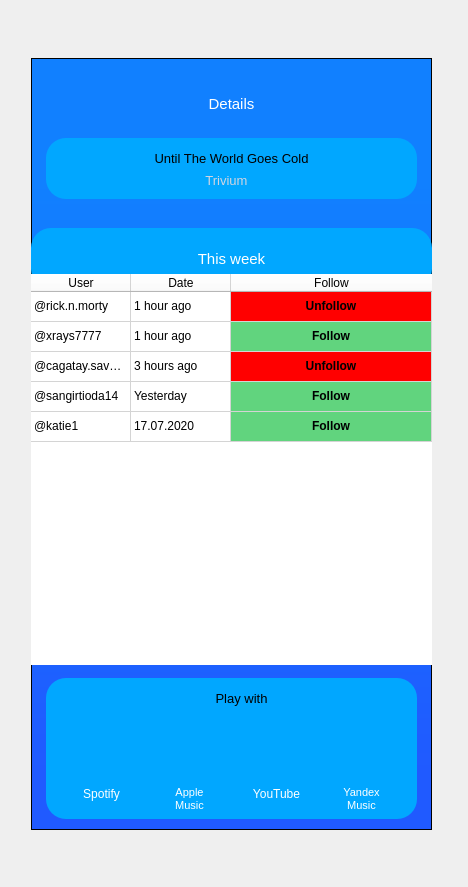
<?xml version="1.0" encoding="UTF-8"?>
<ui version="4.0">
 <class>MAIN</class>
 <widget class="QWidget" name="MAIN">
  <property name="geometry">
   <rect>
    <x>0</x>
    <y>0</y>
    <width>468</width>
    <height>887</height>
   </rect>
  </property>
  <property name="minimumSize">
   <size>
    <width>468</width>
    <height>887</height>
   </size>
  </property>
  <property name="maximumSize">
   <size>
    <width>468</width>
    <height>887</height>
   </size>
  </property>
  <property name="windowTitle">
   <string>Apollo</string>
  </property>
  <widget class="QLabel" name="label">
   <property name="geometry">
    <rect>
     <x>0</x>
     <y>0</y>
     <width>463</width>
     <height>901</height>
    </rect>
   </property>
   <property name="minimumSize">
    <size>
     <width>463</width>
     <height>901</height>
    </size>
   </property>
   <property name="maximumSize">
    <size>
     <width>463</width>
     <height>901</height>
    </size>
   </property>
   <property name="text">
    <string/>
   </property>
   <property name="pixmap">
    <pixmap>img/phone.png</pixmap>
   </property>
   <property name="scaledContents">
    <bool>true</bool>
   </property>
  </widget>
  <widget class="QFrame" name="detailsFrame">
   <property name="geometry">
    <rect>
     <x>31</x>
     <y>58</y>
     <width>401</width>
     <height>772</height>
    </rect>
   </property>
   <property name="styleSheet">
    <string notr="true">background: qlineargradient(spread:pad, x1:0, y1:1, x2:0, y2:0, stop:0.0738636 #205AFF, stop:0.840909 #1180FF);</string>
   </property>
   <property name="frameShape">
    <enum>QFrame::StyledPanel</enum>
   </property>
   <property name="frameShadow">
    <enum>QFrame::Raised</enum>
   </property>
   <widget class="QPushButton" name="detailsSlot1">
    <property name="geometry">
     <rect>
      <x>15</x>
      <y>80</y>
      <width>371</width>
      <height>61</height>
     </rect>
    </property>
    <property name="styleSheet">
     <string notr="true">background-color: #01A7FF;
border:0px;
border-radius:20px;</string>
    </property>
    <property name="text">
     <string/>
    </property>
   </widget>
   <widget class="QLabel" name="detailsYandex">
    <property name="geometry">
     <rect>
      <x>300</x>
      <y>660</y>
      <width>60</width>
      <height>60</height>
     </rect>
    </property>
    <property name="styleSheet">
     <string notr="true">background: rgb(0,0,0,0);</string>
    </property>
    <property name="text">
     <string/>
    </property>
    <property name="pixmap">
     <pixmap>img/yandexmus.png</pixmap>
    </property>
    <property name="scaledContents">
     <bool>true</bool>
    </property>
   </widget>
   <widget class="QLabel" name="detailsSongName">
    <property name="geometry">
     <rect>
      <x>15</x>
      <y>90</y>
      <width>371</width>
      <height>21</height>
     </rect>
    </property>
    <property name="font">
     <font>
      <pointsize>10</pointsize>
     </font>
    </property>
    <property name="styleSheet">
     <string notr="true">background: rgb(0,0,0,0);</string>
    </property>
    <property name="text">
     <string>Until The World Goes Cold</string>
    </property>
    <property name="alignment">
     <set>Qt::AlignCenter</set>
    </property>
   </widget>
   <widget class="QLabel" name="detailsArtist">
    <property name="geometry">
     <rect>
      <x>10</x>
      <y>110</y>
      <width>371</width>
      <height>25</height>
     </rect>
    </property>
    <property name="font">
     <font>
      <pointsize>10</pointsize>
     </font>
    </property>
    <property name="styleSheet">
     <string notr="true">background: rgb(0,0,0,0);
color:#d3d4e0;</string>
    </property>
    <property name="text">
     <string>Trivium</string>
    </property>
    <property name="alignment">
     <set>Qt::AlignCenter</set>
    </property>
   </widget>
   <widget class="QLabel" name="detailsYou">
    <property name="geometry">
     <rect>
      <x>213</x>
      <y>660</y>
      <width>60</width>
      <height>60</height>
     </rect>
    </property>
    <property name="styleSheet">
     <string notr="true">background: rgb(0,0,0,0);</string>
    </property>
    <property name="text">
     <string/>
    </property>
    <property name="pixmap">
     <pixmap>img/youtub.png</pixmap>
    </property>
    <property name="scaledContents">
     <bool>true</bool>
    </property>
   </widget>
   <widget class="QLabel" name="detailsOpt">
    <property name="geometry">
     <rect>
      <x>335</x>
      <y>627</y>
      <width>31</width>
      <height>30</height>
     </rect>
    </property>
    <property name="styleSheet">
     <string notr="true">background: rgb(0,0,0,0);</string>
    </property>
    <property name="text">
     <string/>
    </property>
    <property name="pixmap">
     <pixmap>img/options.png</pixmap>
    </property>
    <property name="scaledContents">
     <bool>true</bool>
    </property>
   </widget>
   <widget class="QLabel" name="detailsApple">
    <property name="geometry">
     <rect>
      <x>127</x>
      <y>660</y>
      <width>65</width>
      <height>65</height>
     </rect>
    </property>
    <property name="styleSheet">
     <string notr="true">background: rgb(0,0,0,0);</string>
    </property>
    <property name="text">
     <string/>
    </property>
    <property name="pixmap">
     <pixmap>img/apple.png</pixmap>
    </property>
    <property name="scaledContents">
     <bool>true</bool>
    </property>
   </widget>
   <widget class="QLabel" name="detailsSpotify">
    <property name="geometry">
     <rect>
      <x>41</x>
      <y>660</y>
      <width>60</width>
      <height>60</height>
     </rect>
    </property>
    <property name="styleSheet">
     <string notr="true">background: rgb(0,0,0,0);</string>
    </property>
    <property name="text">
     <string/>
    </property>
    <property name="pixmap">
     <pixmap>img/spotify.png</pixmap>
    </property>
    <property name="scaledContents">
     <bool>true</bool>
    </property>
   </widget>
   <widget class="QPushButton" name="detailsSlot3">
    <property name="geometry">
     <rect>
      <x>15</x>
      <y>620</y>
      <width>371</width>
      <height>141</height>
     </rect>
    </property>
    <property name="styleSheet">
     <string notr="true">background-color: #01A7FF;
border:0px;
border-radius:20px;</string>
    </property>
    <property name="text">
     <string/>
    </property>
   </widget>
   <widget class="QLabel" name="detailsTopLabel">
    <property name="geometry">
     <rect>
      <x>0</x>
      <y>30</y>
      <width>401</width>
      <height>31</height>
     </rect>
    </property>
    <property name="font">
     <font>
      <family>Yu Gothic UI</family>
      <pointsize>11</pointsize>
     </font>
    </property>
    <property name="styleSheet">
     <string notr="true">color:white;
background: rgb(0,0,0,0);</string>
    </property>
    <property name="text">
     <string>Details</string>
    </property>
    <property name="alignment">
     <set>Qt::AlignCenter</set>
    </property>
   </widget>
   <widget class="QLabel" name="detailsBackBut">
    <property name="geometry">
     <rect>
      <x>20</x>
      <y>20</y>
      <width>40</width>
      <height>40</height>
     </rect>
    </property>
    <property name="styleSheet">
     <string notr="true">background: rgb(0,0,0,0);</string>
    </property>
    <property name="text">
     <string/>
    </property>
    <property name="pixmap">
     <pixmap>img/back.png</pixmap>
    </property>
    <property name="scaledContents">
     <bool>true</bool>
    </property>
   </widget>
   <widget class="QLabel" name="detailsPlayLabel">
    <property name="geometry">
     <rect>
      <x>40</x>
      <y>630</y>
      <width>341</width>
      <height>21</height>
     </rect>
    </property>
    <property name="font">
     <font>
      <pointsize>10</pointsize>
     </font>
    </property>
    <property name="styleSheet">
     <string notr="true">background: rgb(0,0,0,0);
color:black;</string>
    </property>
    <property name="text">
     <string>Play with</string>
    </property>
    <property name="alignment">
     <set>Qt::AlignCenter</set>
    </property>
   </widget>
   <widget class="QTableWidget" name="detailsTable">
    <property name="geometry">
     <rect>
      <x>0</x>
      <y>216</y>
      <width>401</width>
      <height>391</height>
     </rect>
    </property>
    <property name="styleSheet">
     <string notr="true">background:white;
border:0px;</string>
    </property>
    <property name="verticalScrollBarPolicy">
     <enum>Qt::ScrollBarAlwaysOff</enum>
    </property>
    <property name="horizontalScrollBarPolicy">
     <enum>Qt::ScrollBarAlwaysOff</enum>
    </property>
    <property name="showGrid">
     <bool>true</bool>
    </property>
    <attribute name="horizontalHeaderVisible">
     <bool>true</bool>
    </attribute>
    <attribute name="horizontalHeaderCascadingSectionResizes">
     <bool>false</bool>
    </attribute>
    <attribute name="horizontalHeaderHighlightSections">
     <bool>true</bool>
    </attribute>
    <attribute name="horizontalHeaderShowSortIndicator" stdset="0">
     <bool>false</bool>
    </attribute>
    <attribute name="horizontalHeaderStretchLastSection">
     <bool>true</bool>
    </attribute>
    <attribute name="verticalHeaderVisible">
     <bool>false</bool>
    </attribute>
    <attribute name="verticalHeaderCascadingSectionResizes">
     <bool>false</bool>
    </attribute>
    <attribute name="verticalHeaderHighlightSections">
     <bool>true</bool>
    </attribute>
    <attribute name="verticalHeaderShowSortIndicator" stdset="0">
     <bool>false</bool>
    </attribute>
    <attribute name="verticalHeaderStretchLastSection">
     <bool>false</bool>
    </attribute>
    <row>
     <property name="text">
      <string/>
     </property>
    </row>
    <row>
     <property name="text">
      <string/>
     </property>
    </row>
    <row>
     <property name="text">
      <string/>
     </property>
    </row>
    <row>
     <property name="text">
      <string/>
     </property>
    </row>
    <row>
     <property name="text">
      <string/>
     </property>
    </row>
    <column>
     <property name="text">
      <string>User</string>
     </property>
    </column>
    <column>
     <property name="text">
      <string>Date</string>
     </property>
    </column>
    <column>
     <property name="text">
      <string>Follow</string>
     </property>
    </column>
    <item row="0" column="0">
     <property name="text">
      <string>@rick.n.morty</string>
     </property>
    </item>
    <item row="0" column="1">
     <property name="text">
      <string>1 hour ago</string>
     </property>
    </item>
    <item row="0" column="2">
     <property name="text">
      <string>Unfollow</string>
     </property>
     <property name="font">
      <font>
       <weight>75</weight>
       <bold>true</bold>
      </font>
     </property>
     <property name="textAlignment">
      <set>AlignCenter</set>
     </property>
     <property name="background">
      <brush brushstyle="SolidPattern">
       <color alpha="255">
        <red>255</red>
        <green>0</green>
        <blue>0</blue>
       </color>
      </brush>
     </property>
     <property name="foreground">
      <brush brushstyle="NoBrush">
       <color alpha="255">
        <red>255</red>
        <green>255</green>
        <blue>255</blue>
       </color>
      </brush>
     </property>
    </item>
    <item row="1" column="0">
     <property name="text">
      <string>@xrays7777</string>
     </property>
    </item>
    <item row="1" column="1">
     <property name="text">
      <string>1 hour ago</string>
     </property>
    </item>
    <item row="1" column="2">
     <property name="text">
      <string>Follow</string>
     </property>
     <property name="font">
      <font>
       <weight>75</weight>
       <bold>true</bold>
      </font>
     </property>
     <property name="textAlignment">
      <set>AlignCenter</set>
     </property>
     <property name="background">
      <brush brushstyle="SolidPattern">
       <color alpha="255">
        <red>97</red>
        <green>212</green>
        <blue>126</blue>
       </color>
      </brush>
     </property>
     <property name="foreground">
      <brush brushstyle="NoBrush">
       <color alpha="255">
        <red>255</red>
        <green>255</green>
        <blue>255</blue>
       </color>
      </brush>
     </property>
    </item>
    <item row="2" column="0">
     <property name="text">
      <string>@cagatay.savasli</string>
     </property>
    </item>
    <item row="2" column="1">
     <property name="text">
      <string>3 hours ago</string>
     </property>
    </item>
    <item row="2" column="2">
     <property name="text">
      <string>Unfollow</string>
     </property>
     <property name="font">
      <font>
       <weight>75</weight>
       <bold>true</bold>
      </font>
     </property>
     <property name="textAlignment">
      <set>AlignCenter</set>
     </property>
     <property name="background">
      <brush brushstyle="SolidPattern">
       <color alpha="255">
        <red>255</red>
        <green>0</green>
        <blue>0</blue>
       </color>
      </brush>
     </property>
     <property name="foreground">
      <brush brushstyle="NoBrush">
       <color alpha="255">
        <red>255</red>
        <green>255</green>
        <blue>255</blue>
       </color>
      </brush>
     </property>
    </item>
    <item row="3" column="0">
     <property name="text">
      <string>@sangirtioda14</string>
     </property>
    </item>
    <item row="3" column="1">
     <property name="text">
      <string>Yesterday</string>
     </property>
    </item>
    <item row="3" column="2">
     <property name="text">
      <string>Follow</string>
     </property>
     <property name="font">
      <font>
       <weight>75</weight>
       <bold>true</bold>
      </font>
     </property>
     <property name="textAlignment">
      <set>AlignCenter</set>
     </property>
     <property name="background">
      <brush brushstyle="SolidPattern">
       <color alpha="255">
        <red>97</red>
        <green>212</green>
        <blue>126</blue>
       </color>
      </brush>
     </property>
     <property name="foreground">
      <brush brushstyle="NoBrush">
       <color alpha="255">
        <red>255</red>
        <green>255</green>
        <blue>255</blue>
       </color>
      </brush>
     </property>
    </item>
    <item row="4" column="0">
     <property name="text">
      <string>@katie1</string>
     </property>
    </item>
    <item row="4" column="1">
     <property name="text">
      <string>17.07.2020</string>
     </property>
    </item>
    <item row="4" column="2">
     <property name="text">
      <string>Follow</string>
     </property>
     <property name="font">
      <font>
       <weight>75</weight>
       <bold>true</bold>
      </font>
     </property>
     <property name="textAlignment">
      <set>AlignCenter</set>
     </property>
     <property name="background">
      <brush brushstyle="SolidPattern">
       <color alpha="255">
        <red>97</red>
        <green>212</green>
        <blue>126</blue>
       </color>
      </brush>
     </property>
     <property name="foreground">
      <brush brushstyle="NoBrush">
       <color alpha="255">
        <red>255</red>
        <green>255</green>
        <blue>255</blue>
       </color>
      </brush>
     </property>
    </item>
   </widget>
   <widget class="QLabel" name="detailsSpotifyLabel">
    <property name="geometry">
     <rect>
      <x>40</x>
      <y>720</y>
      <width>61</width>
      <height>31</height>
     </rect>
    </property>
    <property name="font">
     <font>
      <family>Yu Gothic UI</family>
      <pointsize>9</pointsize>
     </font>
    </property>
    <property name="styleSheet">
     <string notr="true">color:white;
background: rgb(0,0,0,0);</string>
    </property>
    <property name="text">
     <string>Spotify</string>
    </property>
    <property name="alignment">
     <set>Qt::AlignCenter</set>
    </property>
   </widget>
   <widget class="QLabel" name="detailsAppleLabel">
    <property name="geometry">
     <rect>
      <x>133</x>
      <y>710</y>
      <width>51</width>
      <height>61</height>
     </rect>
    </property>
    <property name="font">
     <font>
      <family>Yu Gothic UI</family>
      <pointsize>8</pointsize>
     </font>
    </property>
    <property name="styleSheet">
     <string notr="true">color:white;
background: rgb(0,0,0,0);</string>
    </property>
    <property name="text">
     <string>Apple
Music</string>
    </property>
    <property name="alignment">
     <set>Qt::AlignCenter</set>
    </property>
   </widget>
   <widget class="QLabel" name="detailsYouLabel">
    <property name="geometry">
     <rect>
      <x>215</x>
      <y>720</y>
      <width>61</width>
      <height>31</height>
     </rect>
    </property>
    <property name="font">
     <font>
      <family>Yu Gothic UI</family>
      <pointsize>9</pointsize>
     </font>
    </property>
    <property name="styleSheet">
     <string notr="true">color:white;
background: rgb(0,0,0,0);</string>
    </property>
    <property name="text">
     <string>YouTube</string>
    </property>
    <property name="alignment">
     <set>Qt::AlignCenter</set>
    </property>
   </widget>
   <widget class="QLabel" name="detailsYandexLabel">
    <property name="geometry">
     <rect>
      <x>300</x>
      <y>720</y>
      <width>61</width>
      <height>41</height>
     </rect>
    </property>
    <property name="font">
     <font>
      <family>Yu Gothic UI</family>
      <pointsize>8</pointsize>
     </font>
    </property>
    <property name="styleSheet">
     <string notr="true">color:white;
background: rgb(0,0,0,0);</string>
    </property>
    <property name="text">
     <string>Yandex
Music</string>
    </property>
    <property name="alignment">
     <set>Qt::AlignCenter</set>
    </property>
   </widget>
   <widget class="QLabel" name="detailsSlot2">
    <property name="geometry">
     <rect>
      <x>0</x>
      <y>170</y>
      <width>401</width>
      <height>61</height>
     </rect>
    </property>
    <property name="font">
     <font>
      <family>Yu Gothic UI</family>
      <pointsize>11</pointsize>
     </font>
    </property>
    <property name="styleSheet">
     <string notr="true">color:white;
background: #01A7FF;
border-radius:20px;
</string>
    </property>
    <property name="text">
     <string>This week</string>
    </property>
    <property name="alignment">
     <set>Qt::AlignCenter</set>
    </property>
   </widget>
   <zorder>detailsSlot3</zorder>
   <zorder>detailsOpt</zorder>
   <zorder>detailsSlot1</zorder>
   <zorder>detailsYandex</zorder>
   <zorder>detailsSongName</zorder>
   <zorder>detailsArtist</zorder>
   <zorder>detailsYou</zorder>
   <zorder>detailsApple</zorder>
   <zorder>detailsSpotify</zorder>
   <zorder>detailsTopLabel</zorder>
   <zorder>detailsBackBut</zorder>
   <zorder>detailsPlayLabel</zorder>
   <zorder>detailsSpotifyLabel</zorder>
   <zorder>detailsAppleLabel</zorder>
   <zorder>detailsYouLabel</zorder>
   <zorder>detailsYandexLabel</zorder>
   <zorder>detailsSlot2</zorder>
   <zorder>detailsTable</zorder>
  </widget>
 </widget>
 <resources/>
 <connections/>
</ui>
